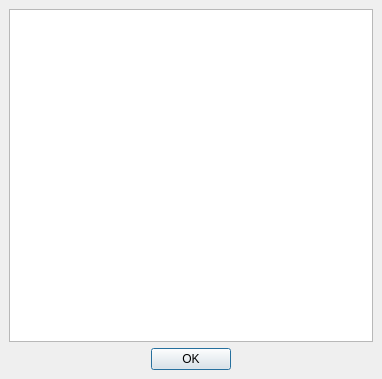
<ui version="4.0" >
 <author>Frank Büttner</author>
 <comment></comment>
 <exportmacro></exportmacro>
 <class>GPLBasis</class>
 <widget class="QDialog" name="GPLBasis" >
  <property name="geometry" >
   <rect>
    <x>0</x>
    <y>0</y>
    <width>382</width>
    <height>379</height>
   </rect>
  </property>
  <property name="windowTitle" >
   <string>Die GPL Lizenz</string>
  </property>
  <layout class="QVBoxLayout" >
   <property name="margin" >
    <number>9</number>
   </property>
   <property name="spacing" >
    <number>6</number>
   </property>
   <item>
    <widget class="QTextEdit" name="txtLizenz" >
     <property name="acceptDrops" >
      <bool>false</bool>
     </property>
     <property name="undoRedoEnabled" >
      <bool>false</bool>
     </property>
     <property name="lineWrapMode" >
      <enum>QTextEdit::NoWrap</enum>
     </property>
     <property name="readOnly" >
      <bool>true</bool>
     </property>
     <property name="acceptRichText" >
      <bool>false</bool>
     </property>
    </widget>
   </item>
   <item>
    <layout class="QHBoxLayout" >
     <property name="margin" >
      <number>0</number>
     </property>
     <property name="spacing" >
      <number>6</number>
     </property>
     <item>
      <spacer>
       <property name="orientation" >
        <enum>Qt::Horizontal</enum>
       </property>
       <property name="sizeHint" >
        <size>
         <width>40</width>
         <height>20</height>
        </size>
       </property>
      </spacer>
     </item>
     <item>
      <widget class="QPushButton" name="sfOK" >
       <property name="text" >
        <string>OK</string>
       </property>
      </widget>
     </item>
     <item>
      <spacer>
       <property name="orientation" >
        <enum>Qt::Horizontal</enum>
       </property>
       <property name="sizeHint" >
        <size>
         <width>40</width>
         <height>20</height>
        </size>
       </property>
      </spacer>
     </item>
    </layout>
   </item>
  </layout>
 </widget>
 <pixmapfunction></pixmapfunction>
 <includes/>
 <resources/>
 <connections>
  <connection>
   <sender>sfOK</sender>
   <signal>clicked()</signal>
   <receiver>GPLBasis</receiver>
   <slot>accept()</slot>
   <hints>
    <hint type="sourcelabel" >
     <x>201</x>
     <y>241</y>
    </hint>
    <hint type="destinationlabel" >
     <x>203</x>
     <y>179</y>
    </hint>
   </hints>
  </connection>
 </connections>
</ui>
